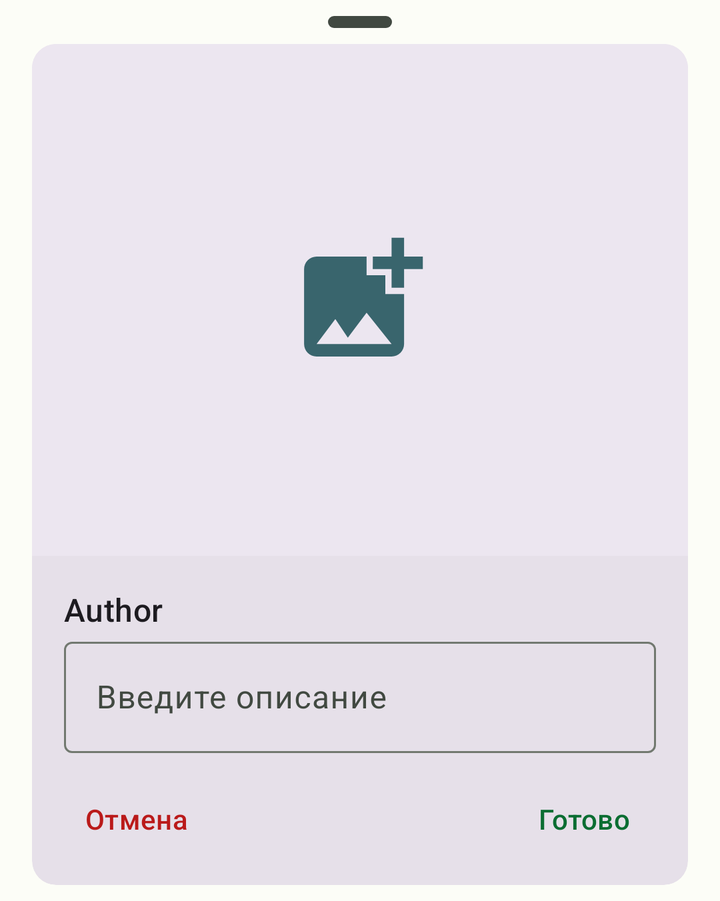
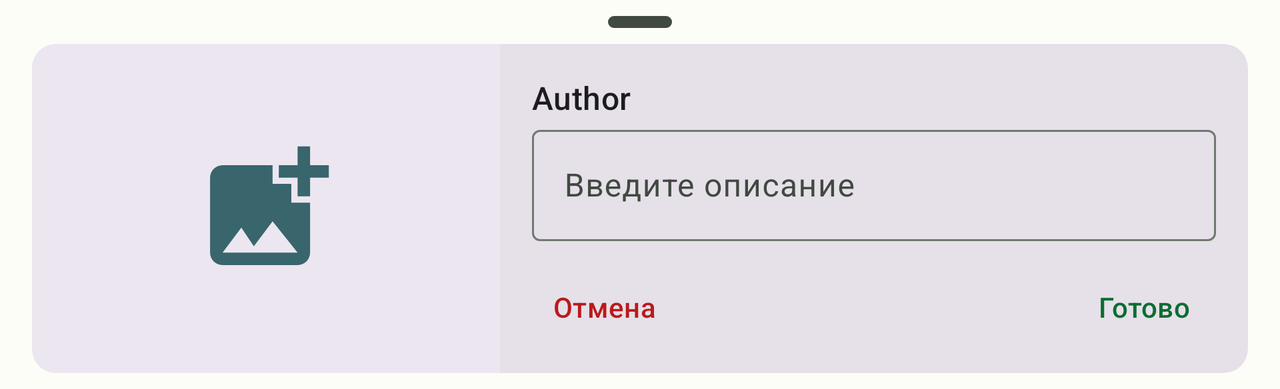

First picture: res/layout/ on a phone held upright. Second picture: the repository's own variant of that layout, on a device whose configuration matches the variant's folder. Source for both follows.
<!-- AndroidManifest.xml: application theme Theme.TrackTag -->
<!-- res/layout/fragment_add_tag.xml -->
<?xml version="1.0" encoding="utf-8"?>
<androidx.core.widget.NestedScrollView xmlns:android="http://schemas.android.com/apk/res/android"
    xmlns:app="http://schemas.android.com/apk/res-auto"
    xmlns:tools="http://schemas.android.com/tools"
    android:layout_width="match_parent"
    android:layout_height="wrap_content">

    <LinearLayout
        android:layout_width="match_parent"
        android:layout_height="wrap_content"
        android:clickable="true"
        android:focusable="true"
        android:orientation="vertical"
        android:paddingStart="8dp"
        android:paddingEnd="8dp">

        <View
            android:id="@+id/drag_view"
            android:layout_width="32dp"
            android:layout_height="6dp"
            android:layout_gravity="center_horizontal"
            android:layout_marginTop="8dp"
            android:layout_marginBottom="8dp"
            android:background="@drawable/drag_view_background" />

        <com.google.android.material.card.MaterialCardView
            style="?attr/materialCardViewFilledStyle"
            android:layout_width="match_parent"
            android:layout_height="wrap_content"
            android:layout_marginStart="8dp"
            android:layout_marginEnd="8dp"
            android:layout_marginBottom="8dp"
            app:strokeWidth="0dp">

            <LinearLayout
                android:layout_width="match_parent"
                android:layout_height="wrap_content"
                android:orientation="vertical">

                <ImageView
                    android:id="@+id/image"
                    android:layout_width="match_parent"
                    android:layout_height="256dp"
                    android:background="?attr/colorSurfaceContainerHigh"
                    android:contentDescription="@string/photo"
                    android:scaleType="center"
                    app:srcCompat="@drawable/ic_add_photo"
                    app:tint="?attr/colorTertiary" />


                <TextView
                    android:id="@+id/author"
                    android:layout_width="wrap_content"
                    android:layout_height="wrap_content"
                    android:layout_marginStart="16dp"
                    android:layout_marginTop="16dp"
                    android:textAppearance="?attr/textAppearanceTitleMedium"
                    tools:text="Author" />

                <com.google.android.material.textfield.TextInputLayout
                    android:layout_width="match_parent"
                    android:layout_height="wrap_content"
                    android:layout_marginStart="16dp"
                    android:layout_marginEnd="16dp"
                    android:hint="@string/type_description">

                    <com.google.android.material.textfield.TextInputEditText
                        android:id="@+id/description_field"
                        android:layout_width="match_parent"
                        android:layout_height="wrap_content"
                        android:imeOptions="actionDone"
                        android:inputType="textCapSentences|textMultiLine"
                        android:maxLength="2000" />

                </com.google.android.material.textfield.TextInputLayout>


                <androidx.constraintlayout.widget.ConstraintLayout
                    android:layout_width="match_parent"
                    android:layout_height="50dp"
                    android:layout_margin="8dp"
                    android:orientation="horizontal">

                    <com.google.android.material.button.MaterialButton
                        android:id="@+id/cancel_button"
                        style="@style/Widget.Material3.Button.TextButton"
                        android:layout_width="wrap_content"
                        android:layout_height="match_parent"
                        android:text="@string/cancel"
                        android:textColor="?attr/colorError"
                        app:layout_constraintStart_toStartOf="parent" />


                    <com.google.android.material.button.MaterialButton
                        android:id="@+id/focus_button"
                        style="@style/Widget.Material3.Button.TextButton"
                        android:layout_width="wrap_content"
                        android:layout_height="match_parent"
                        android:text="@string/done"
                        app:layout_constraintEnd_toEndOf="parent" />

                </androidx.constraintlayout.widget.ConstraintLayout>

            </LinearLayout>

        </com.google.android.material.card.MaterialCardView>

    </LinearLayout>


</androidx.core.widget.NestedScrollView>
<!-- resources referenced by this layout -->
<resources>
  <!-- drawable drag_view_background (drawable) -->
  <?xml version="1.0" encoding="utf-8"?>
  <shape xmlns:android="http://schemas.android.com/apk/res/android">
      <corners android:radius="16dp" />
      <solid android:color="?colorOnSurfaceVariant" />
  </shape>
  <!-- drawable ic_add_photo (drawable) -->
  <vector android:height="75dp" android:tint="#000000"
      android:viewportHeight="24" android:viewportWidth="24"
      android:width="75dp" xmlns:android="http://schemas.android.com/apk/res/android">
      <path android:fillColor="@android:color/white" android:pathData="M19,7v2.99s-1.99,0.01 -2,0L17,7h-3s0.01,-1.99 0,-2h3L17,2h2v3h3v2h-3zM16,11L16,8h-3L13,5L5,5c-1.1,0 -2,0.9 -2,2v12c0,1.1 0.9,2 2,2h12c1.1,0 2,-0.9 2,-2v-8h-3zM5,19l3,-4 2,3 3,-4 4,5L5,19z"/>
  </vector>
  <string name="cancel">Отмена</string>
  <string name="done">Готово</string>
  <string name="photo">Фото</string>
  <string name="type_description">Введите описание</string>
  <style name="Theme.TrackTag" parent="Base.Theme.TrackTag" />
  <style name="PopupMenu" parent="Widget.Material3.PopupMenu">
          <item name="android:popupBackground">?attr/colorSurfaceContainerHigh</item>
      </style>
  <color name="md_theme_light_primary">#0B6D32</color>
  <color name="md_theme_light_onPrimary">#FFFFFF</color>
  <color name="md_theme_light_primaryContainer">#9EF6AC</color>
  <color name="md_theme_light_onPrimaryContainer">#00210A</color>
  <color name="md_theme_light_secondary">#506351</color>
  <color name="md_theme_light_onSecondary">#FFFFFF</color>
  <color name="md_theme_light_secondaryContainer">#D3E8D2</color>
  <color name="md_theme_light_onSecondaryContainer">#0E1F11</color>
  <color name="md_theme_light_tertiary">#39656D</color>
  <color name="md_theme_light_onTertiary">#FFFFFF</color>
  <color name="md_theme_light_tertiaryContainer">#BDEAF4</color>
  <color name="md_theme_light_onTertiaryContainer">#001F24</color>
  <color name="md_theme_light_error">#BA1A1A</color>
  <color name="md_theme_light_errorContainer">#FFDAD6</color>
  <color name="md_theme_light_onError">#FFFFFF</color>
  <color name="md_theme_light_onErrorContainer">#410002</color>
  <color name="md_theme_light_background">#FCFDF7</color>
  <color name="md_theme_light_onBackground">#1A1C19</color>
  <color name="md_theme_light_surface">#FCFDF7</color>
  <color name="md_theme_light_onSurface">#1A1C19</color>
  <color name="md_theme_light_surfaceVariant">#DDE5DA</color>
  <color name="md_theme_light_onSurfaceVariant">#414941</color>
  <color name="md_theme_light_outline">#727970</color>
  <color name="md_theme_light_inverseOnSurface">#F0F1EC</color>
  <color name="md_theme_light_inverseSurface">#2E312E</color>
  <color name="md_theme_light_inversePrimary">#82D992</color>
</resources>
<!-- res/layout-land/fragment_add_tag.xml (the repository's variant of the layout above) -->
<!-- drawn on the phone turned sideways -->
<?xml version="1.0" encoding="utf-8"?>
<androidx.core.widget.NestedScrollView xmlns:android="http://schemas.android.com/apk/res/android"
    xmlns:app="http://schemas.android.com/apk/res-auto"
    xmlns:tools="http://schemas.android.com/tools"
    android:layout_width="match_parent"
    android:layout_height="wrap_content">

    <LinearLayout
        android:layout_width="match_parent"
        android:layout_height="wrap_content"
        android:clickable="true"
        android:focusable="true"
        android:orientation="vertical"
        android:paddingStart="8dp"
        android:paddingEnd="8dp">

        <View
            android:id="@+id/drag_view"
            android:layout_width="32dp"
            android:layout_height="6dp"
            android:layout_gravity="center_horizontal"
            android:layout_marginTop="8dp"
            android:layout_marginBottom="8dp"
            android:background="@drawable/drag_view_background" />

        <com.google.android.material.card.MaterialCardView
            style="?attr/materialCardViewFilledStyle"
            android:layout_width="match_parent"
            android:layout_height="wrap_content"
            android:layout_marginStart="8dp"
            android:layout_marginEnd="8dp"
            android:layout_marginBottom="8dp"
            app:strokeWidth="0dp">

            <LinearLayout
                android:layout_width="match_parent"
                android:layout_height="wrap_content"
                android:orientation="horizontal">

                <ImageView
                    android:id="@+id/image"
                    android:layout_width="match_parent"
                    android:layout_weight="8"
                    android:layout_height="match_parent"
                    android:background="?attr/colorSurfaceContainerHigh"
                    android:contentDescription="@string/photo"
                    android:scaleType="center"
                    app:srcCompat="@drawable/ic_add_photo"
                    app:tint="?attr/colorTertiary" />

                <LinearLayout
                    android:layout_width="match_parent"
                    android:layout_height="wrap_content"
                    android:layout_weight="5"
                    android:orientation="vertical">

                    <TextView
                        android:id="@+id/author"
                        android:layout_width="wrap_content"
                        android:layout_height="wrap_content"
                        android:textAppearance="?attr/textAppearanceTitleMedium"
                        android:layout_marginTop="16dp"
                        android:layout_marginStart="16dp"
                        tools:text="Author" />

                    <com.google.android.material.textfield.TextInputLayout
                        android:layout_width="match_parent"
                        android:layout_height="wrap_content"
                        android:layout_marginStart="16dp"
                        android:layout_marginEnd="16dp"
                        android:hint="@string/type_description">

                        <com.google.android.material.textfield.TextInputEditText
                            android:id="@+id/description_field"
                            android:layout_width="match_parent"
                            android:layout_height="wrap_content"
                            android:imeOptions="actionDone"
                            android:inputType="textCapSentences|textMultiLine"
                            android:maxLength="2000" />

                    </com.google.android.material.textfield.TextInputLayout>

                    <androidx.constraintlayout.widget.ConstraintLayout
                        android:layout_width="match_parent"
                        android:layout_height="50dp"
                        android:layout_margin="8dp"
                        android:orientation="horizontal">

                        <com.google.android.material.button.MaterialButton
                            android:id="@+id/cancel_button"
                            style="@style/Widget.Material3.Button.TextButton"
                            android:layout_width="wrap_content"
                            android:layout_height="match_parent"
                            android:text="@string/cancel"
                            android:textColor="?attr/colorError"
                            app:layout_constraintStart_toStartOf="parent" />


                        <com.google.android.material.button.MaterialButton
                            android:id="@+id/focus_button"
                            style="@style/Widget.Material3.Button.TextButton"
                            android:layout_width="wrap_content"
                            android:layout_height="match_parent"
                            android:text="@string/done"
                            app:layout_constraintEnd_toEndOf="parent" />

                    </androidx.constraintlayout.widget.ConstraintLayout>

                </LinearLayout>

            </LinearLayout>

        </com.google.android.material.card.MaterialCardView>

    </LinearLayout>


</androidx.core.widget.NestedScrollView>
